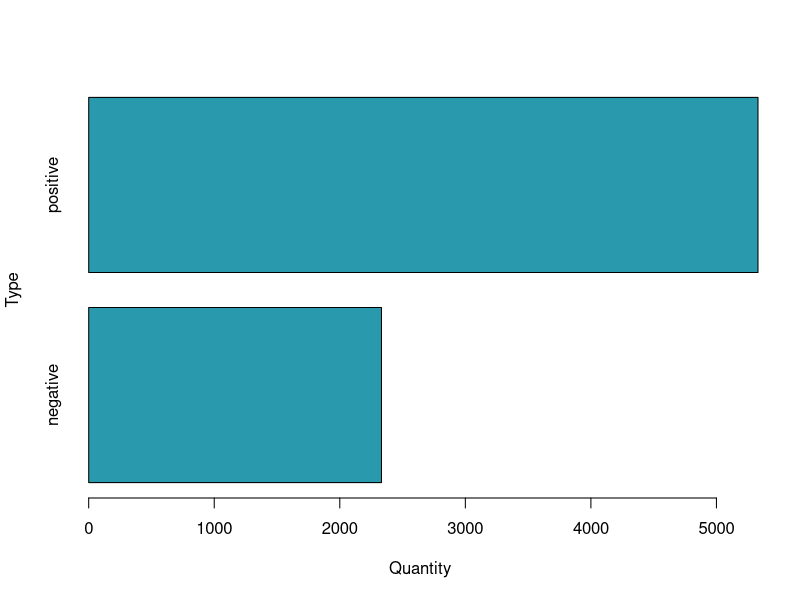
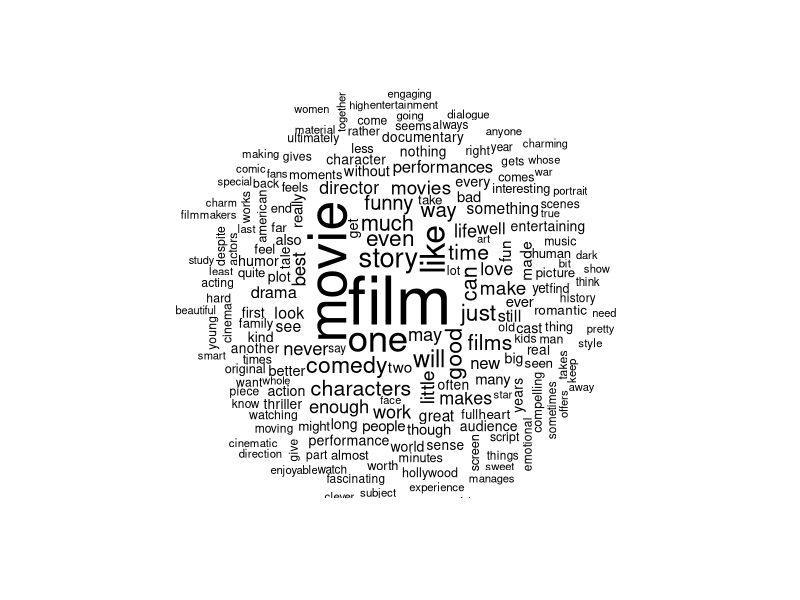
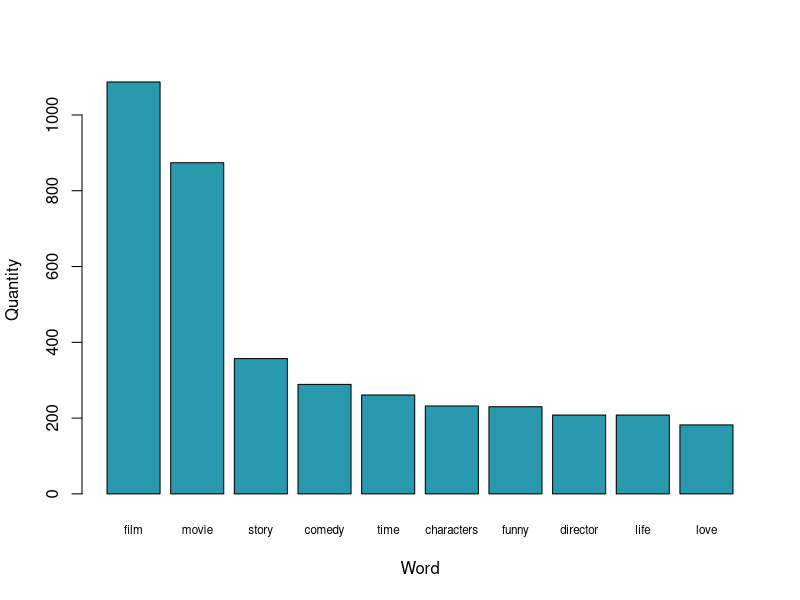

The R source for these figures, in order:
## ---- chunk 1
knitr::opts_chunk$set(echo = TRUE)
#dsMovies <- read.table(file = 'movie-reviews-dataset.tsv', sep = '\t', header = TRUE)
dsMovies <- read.csv("dsMovies.csv", stringsAsFactors = FALSE, header = TRUE)
## ---- chunk 2
summary(dsMovies)
str(dsMovies)
head(dsMovies)
tail(dsMovies)
dsMovies$type <- factor(dsMovies$type)
table(dsMovies$type)
## ---- chunk 3
table(dsMovies$type)
barplot(table(dsMovies$type), xlab = "Quantity", ylab = "Type", horiz = TRUE, col='#2999AD')
## ---- chunk 4
library("tm")
dsMoviesCorpus <- VCorpus(VectorSource (dsMovies$message))
print(dsMoviesCorpus)
inspect(dsMoviesCorpus[1:2])
## ---- chunk 5
library("tm")
print(dsMoviesCorpus[[1]])
as.character(dsMoviesCorpus[[1]])
## ---- chunk 6
library("tm")
lapply(dsMoviesCorpus[1:5], as.character)
## ---- chunk 7
dsMovies_clean <- tm_map ( dsMoviesCorpus, content_transformer(tolower))
as.character(dsMoviesCorpus[[1]])
as.character(dsMovies_clean[[1]])
## ---- chunk 8
dsMovies_clean <- tm_map ( dsMovies_clean, removeNumbers)
as.character(dsMoviesCorpus[[6]])
as.character(dsMovies_clean[[6]])
## ---- chunk 9
#stopwords()
#stopwords('spanish')
dsMovies_clean <- tm_map ( dsMovies_clean, removeWords, stopwords('spanish'))
dsMovies_clean <- tm_map ( dsMovies_clean, removeWords, stopwords())
as.character(dsMoviesCorpus[[6]])
as.character(dsMovies_clean[[6]])
as.character(dsMoviesCorpus[[1200]])
as.character(dsMovies_clean[[1200]])
## ---- chunk 10
dsMovies_clean <- tm_map ( dsMovies_clean, removePunctuation)
as.character(dsMoviesCorpus[[6]])
as.character(dsMovies_clean[[6]])
## ---- chunk 11
dsMovies_clean <- tm_map ( dsMovies_clean, stripWhitespace)
as.character(dsMoviesCorpus[[1576]])
as.character(dsMovies_clean[[1576]])
dsMovies_clean
## ---- chunk 12
dsMovies_dtm <- DocumentTermMatrix (dsMovies_clean)

str(dsMovies_dtm)
## ---- chunk 13
dsMovies_dtm_train <- dsMovies_dtm[1:5364, ]
dsMovies_dtm_test <- dsMovies_dtm[5365:7663, ]
dsMovies_train_labels <- dsMovies[1:5364,]$type
dsMovies_test_labels <- dsMovies[5365:7663,]$type
prop.table(table(dsMovies_train_labels))
prop.table(table(dsMovies_test_labels))
## ---- chunk 14
library("wordcloud")
wordcloud(dsMovies_clean, min.freq = 50, random.order = FALSE)

## ---- chunk 15

library(dplyr)

library(tidytext)
library(tidyr)


bing <- get_sentiments("bing")

tidy_dsMovies <- dsMovies %>%
  unnest_tokens(word, message)

data("stop_words")
dsMoviesCl <- tidy_dsMovies %>%
  anti_join(stop_words)

res = dsMoviesCl %>%
  count(word, sort = TRUE)

barplot(res[1:10,]$n, xlab = "Word", ylab = "Quantity", horiz = FALSE, col='#2999AD',names.arg=res[1:10,]$word, cex.names=0.7)
res[1:10,]
## ---- chunk 16
dsMovies_freq_words <- findFreqTerms(dsMovies_dtm_train,20)
str(dsMovies_freq_words)
dsMovies_dtm_freq_train <- dsMovies_dtm_train[,dsMovies_freq_words]
dsMovies_dtm_freq_test <- dsMovies_dtm_test[,dsMovies_freq_words]
dsMovies_dtm_freq_train
dsMovies_dtm_freq_test
## ---- chunk 17
converts_counts <- function(x){x <- ifelse(x>0,"Yes","No")}
dsMovies_train <- apply(dsMovies_dtm_freq_train, MARGIN = 2, converts_counts)
dsMovies_test <- apply(dsMovies_dtm_freq_test, MARGIN = 2, converts_counts)
## ---- chunk 18
library(e1071)
dsMovies_classifier <- naiveBayes(dsMovies_train,dsMovies_train_labels)
dsMovies_text_pred <- predict(dsMovies_classifier,dsMovies_test)
table(dsMovies_text_pred)
## ---- chunk 19
library(gmodels)
#CrossTable(dsMovies_text_pred,dsMovies_test_labels,prop.chisq = FALSE,prop.t = FALSE, dnn = c('predicted','actual'))
table(dsMovies_text_pred,dsMovies_test_labels)

## ---- chunk 20
library(e1071)
dsMovies_classifier <- naiveBayes(dsMovies_train,dsMovies_train_labels,laplace = 1)
dsMovies_text_pred <- predict(dsMovies_classifier,dsMovies_test)
table(dsMovies_text_pred)
table(dsMovies_text_pred,dsMovies_test_labels)
